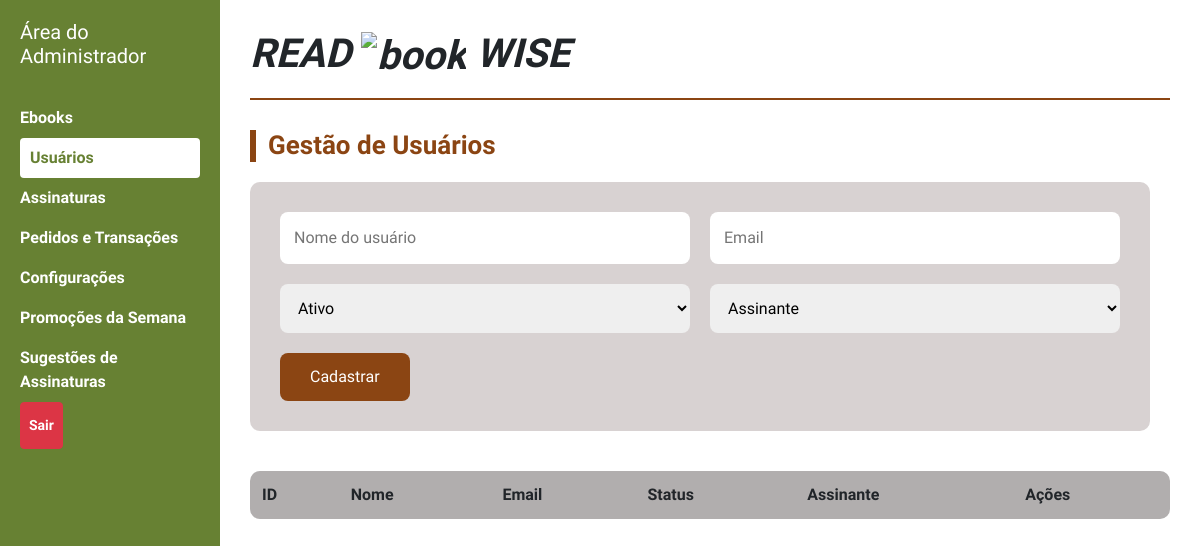
/cadastro_usuarios, run on an earlier commit of the app's database.
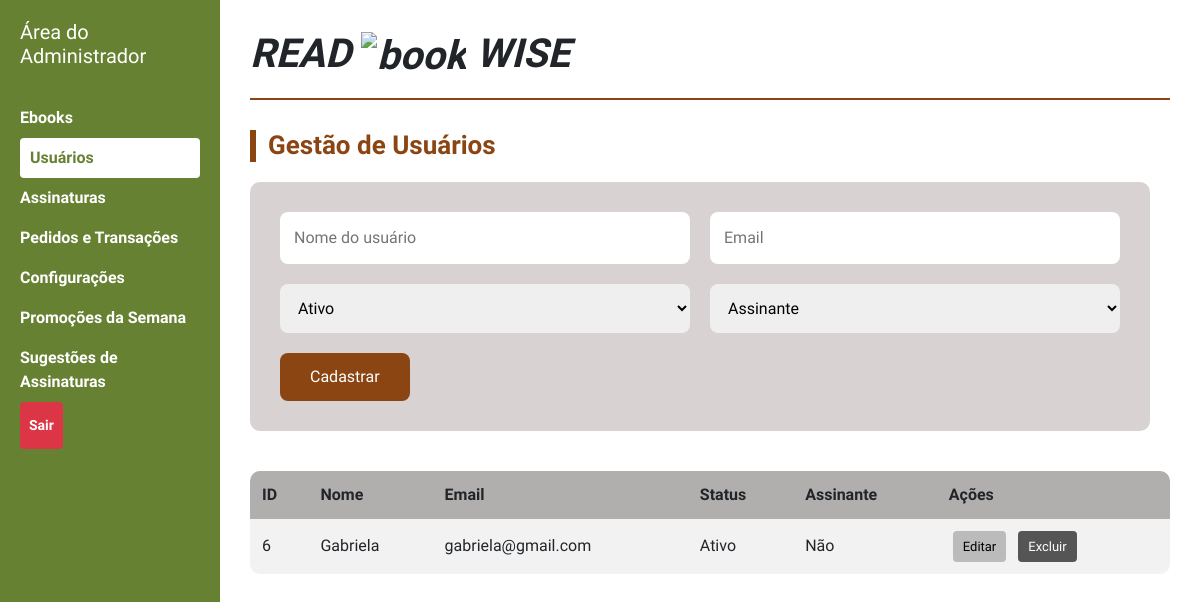
And on a later commit of the database.
### readWise/models.py (models this page shows, shortened)
class PerfilUsuario(models.Model):
    user = models.OneToOneField(User, on_delete=models.CASCADE)
    status = models.CharField(max_length=20, choices=[('Ativo', 'Ativo'), ('Não ativo', 'Não ativo')])
    assinante = models.BooleanField(default=False)

### readWise/views.py (the view, shortened to what this page needs)
# urls.py: path("cadastro_usuarios", CadastroUsuarios, name='cadastro_usuarios'),
def CadastroUsuarios(request):
    perfis = PerfilUsuario.objects.select_related('user').all()
    return render(request, 'readWise/front/usuarios.html', {'perfis': perfis})

### readWise/context_processors.py (called while the page is built)
def configuracoes_globais(request):
    config = ConfiguracaoSistema.objects.first()
    return {
        'config_global': config
    }

### readWise/templates/readWise/front/usuarios.html (shortened to what this page needs)
{% load static %}
<!DOCTYPE html>
<html lang="pt-br">
<head>
    <link rel="stylesheet" href="https://cdn.jsdelivr.net/npm/bootstrap@5.3.5/dist/css/bootstrap.rtl.min.css">
</head>
<body>
  <div class="sidebar">
    <h2>Área do Administrador</h2>
    <a href="{% url 'ebooks' %}">Ebooks</a>
    <a href="#" class="active">Usuários</a>
    <a href="{% url 'assinaturas' %}">Assinaturas</a>
    <a href="{% url 'pedidosEtransacoes' %}">Pedidos e Transações</a>
    <a href="{% url 'configuracoes' %}">Configurações</a>
    <a href="{% url 'promocoes' %}">Promoções da Semana</a>
    <a href="{% url 'sugestoesAssinatura' %}">Sugestões de Assinaturas</a>
     <button class="btn btn-danger btn-sm"><a href="{% url 'index' %}">Sair</a></button>
  </div>
  <div class="content">
    <div class="cabecalho">
      <h1><i>READ</i> <img src="https://cdn-icons-png.flaticon.com/512/29/29302.png" alt="book" width="24"> <i>WISE</i></h1>
    </div>
    <h2 class="titulo-secao">Gestão de Usuários</h2>
    <div class="form-container">
      <div class="form-row">
        <input type="text" id="nome" placeholder="Nome do usuário">
        <input type="email" id="email" placeholder="Email">
      </div>
      <div class="form-row">
        <select id="status">
          <option value="Ativo">Ativo</option>
        </select>
        <select id="assinante">
          <option value="Sim">Assinante</option>
        </select>
      </div>
      <button onclick="cadastrarUsuario()">Cadastrar</button>
    </div>
    <table class="user-table" id="tabelaUsuarios">
      <thead>
        <tr>
          <th>ID</th>
          <th>Nome</th>
          <th>Email</th>
          <th>Status</th>
          <th>Assinante</th>
          <th>Ações</th>
        </tr>
      </thead>
      <tbody id="corpoTabela">
        <tbody id="corpoTabela">
          {% for perfil in perfis %}
          <tr>
            <td>{{ perfil.user.id }}</td>
            <td>{{ perfil.user.first_name }}</td>
            <td>{{ perfil.user.email }}</td>
            <td>{{ perfil.status }}</td>
            <td>{% if perfil.assinante %}Sim{% else %}Não{% endif %}</td>
            <td class="actions">
              <button class="edit-btn" onclick="editarUsuario(this)">Editar</button>
              <button class="delete-btn" onclick="excluirUsuario(this)">Excluir</button>
            </td>
          </tr>
          {% endfor %}
        </tbody>
    </table>
  </div>
</body>
</html>

What changed in the data, as far as the page shows it:
added PerfilUsuario: user.id "6", user.first_name "Gabriela", user.email "gabriela@gmail.com", status "Ativo", assinante "Não"
